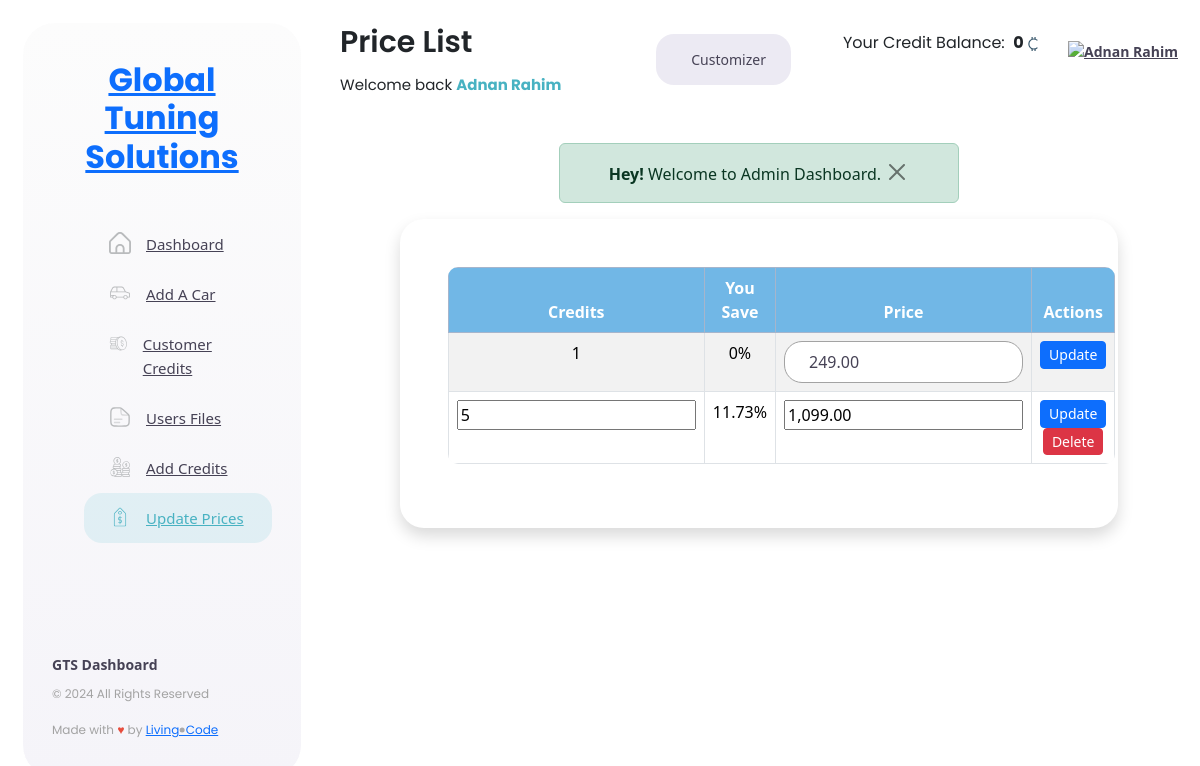
/admin/price-list.php (signed in), run on the app's committed database.
### tables this page shows
CREATE TABLE `credit_prices` (
  `id` int(11) NOT NULL,
  `credits` int(11) NOT NULL,
  `price` decimal(10,2) NOT NULL
);

### admin/price-list.php (the view, shortened to what this page needs)
<!doctype html>
<html lang="en">
<?php include 'partials/head.php'; ?>
<link rel="stylesheet" href="resources/css/mycss.css">
<?php
include('../config/dbconn.php');
$query = "SELECT * FROM credit_prices ORDER BY credits ASC";
$result = $con->query($query);
?>
<body class="geex-dashboard">
  <main class="geex-main-content">
    <?php include 'partials/sidebar.php'; ?>
    <div class="geex-content">
      <?php include 'partials/header.php'; ?>
      <?php
      if (isset($_SESSION['message'])) {
        $message = $_SESSION['message'];
        $messageType = isset($_SESSION['message_type']) ? $_SESSION['message_type'] : 'warning';
      ?>
        <center>
          <div style="max-width: 400px;"
            class="text-center alert alert-<?php echo htmlspecialchars($messageType); ?> alert-dismissable fade show"
            role="alert">
            <strong>Hey!</strong> <?php echo htmlspecialchars($message); ?>.
            <button type="button" class="btn-close" data-bs-dismiss="alert" aria-label="Close"></button>
          </div>
        </center>
      <?php
      }
      ?>
      <div class="geex-content__pricing">
        <div class="geex-content__pricing__wrapper">
          <div class="row justify-content-center">
            <div class="col-12 col-lg-10 white-bg p-5 shadow" style="border-radius: 24px;">
              <div class="admin-credits-table">
                <table class="table table-bordered table-striped table-hover text-center">
                  <thead class="table-primary">
                    <tr>
                      <th scope="col">Credits</th>
                      <th scope="col">You Save</th>
                      <th scope="col">Price</th>
                      <th scope="col">Actions</th>
                    </tr>
                  </thead>
                  <tbody>
                    <?php
                    $row1 = $result->fetch_assoc();
                    ?>
                    <tr>
                      <form method="POST" action="">
                        <td>
                          <?php echo $row1['credits']; ?>
                        </td>
                        <td>0%</td>
                        <td>
                          <div class="geex-content__form__single__box mb-0">
                            <input type="text" class="form-control py-2" name="price"
                              value="<?php echo number_format($row1['price'], 2); ?>">
                          </div>
                        </td>
                        <td>
                          <button type="submit" name="update" class="btn btn-primary btn-sm lh-sm">Update</button>
                        </td>
                      </form>
                    </tr>
                    <?php
                    while ($row = $result->fetch_assoc()) {
                    ?>
                      <tr>
                        <form method="POST" action="">
                          <td><input type="number" name="credits" value="<?php echo $row['credits']; ?>" required></td>
                          <td>
                            <?php
                            $original_total = $row1['price'] * $row['credits'];
                            $you_save = (($original_total - $row['price']) / $original_total) * 100;
                            echo round($you_save, 2) . '%';
                            ?>
                          </td>
                          <td>
                            <input type="text" name="price" value="<?php echo number_format($row['price'], 2); ?>"
                              required>
                          </td>
                          <td>
                            <button type="submit" name="update" class="btn btn-primary btn-sm lh-sm">Update</button>
                            <?php if ($row['id'] != 1) { ?>
                              <button type="submit" name="delete" class="btn btn-danger btn-sm lh-sm"
                                onclick="return confirm('Are you sure you want to delete this package?');">Delete</button>
                            <?php } ?>
                          </td>
                        </form>
                      </tr>
                    <?php
                    }
                    ?>
                  </tbody>
                </table>
              </div>
            </div>
          </div>
        </div>
      </div>
    </div>
  </main>
</body>
</html>

### admin/resources/css/mycss.css (style rules this page uses)
:root { --primary-color: #48b2c2; --secondary-color: #113237; --p-rgba-1: rgba(72, 178, 194, 0.1); --p-rgba-2: rgba(71, 178, 194, 0.2); --p-rgba-3: rgba(71, 178, 194, 0.3); --p-rgba-4: rgba(71, 178, 194, 0.4); --p-rgba-5: rgba(71, 178, 194, 0.5); --p-rgba-6: rgba(71, 178, 194, 0.6); --p-rgba-7: rgba(71, 178, 194, 0.7); --p-rgba-8: rgba(71, 178, 194, 0.8); --p-rgba-9: rgba(71, 178, 194, 0.9); --dark-color: #090909; --info-color: #17a2b8; --success-color: #4caf50; --light-color: #f2f7f9; --danger-color: #e74c3c; --warning-color: #f39c12; }
.geex-content__form__single__box { margin-bottom: 20px; }
.table { border-radius: 10px; overflow: hidden; }
.table thead th { background-color: #71b7e6; color: white; }
.table tbody tr { background-color: #f9f9f9; }

### data on the page
credit_prices: credits "1", price "249.00"
credit_prices: credits "5", you_save "11.73", price "1,099.00", shows "Delete"

### other printed values
$page_title "Price List"
$_SESSION['auth_user']['name'] "Adnan Rahim"
$message "Welcome to Admin Dashboard"
